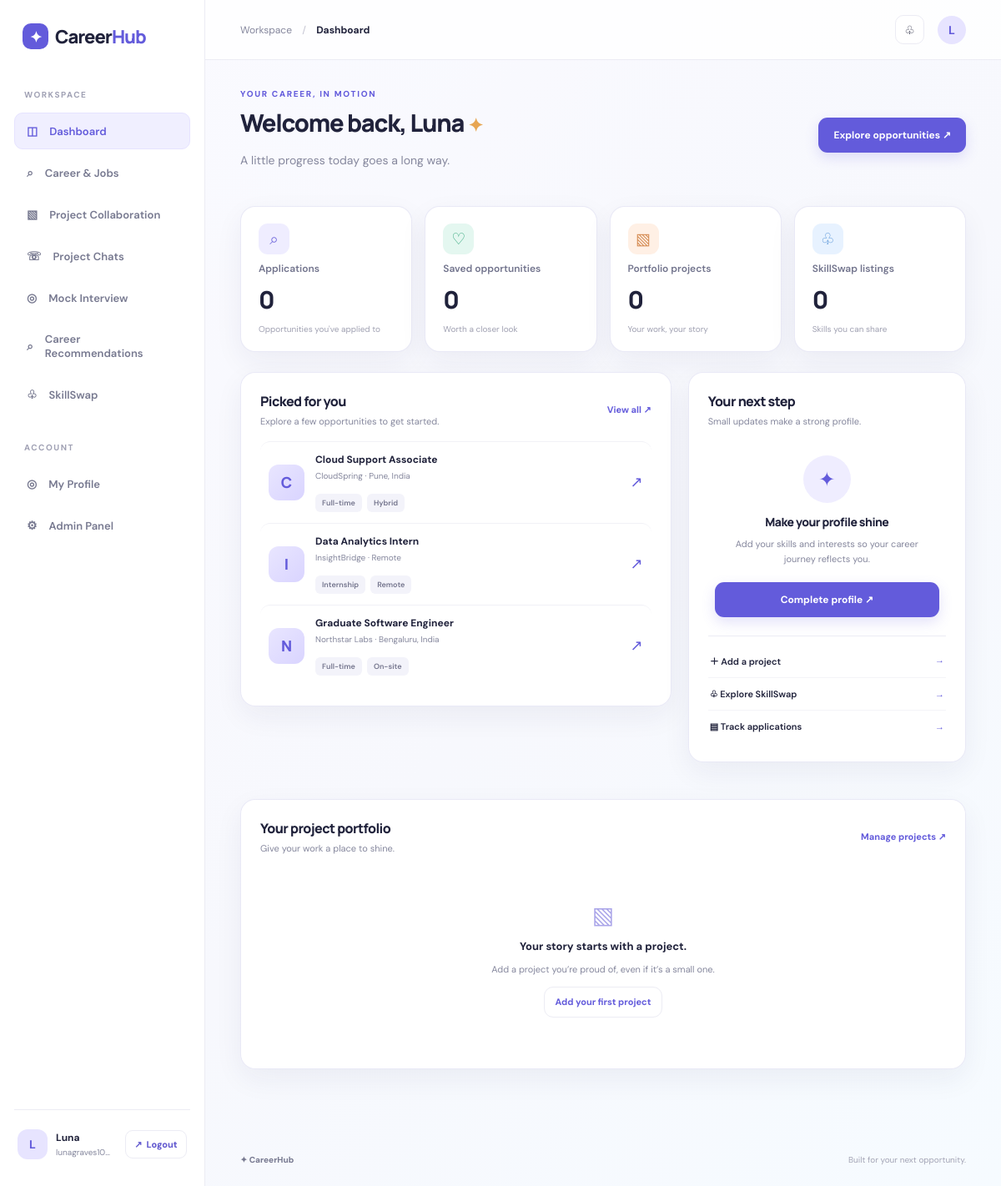
The app's page /dashboard (signed in) with its own data.
### tables this page shows
CREATE TABLE users (
      id INTEGER PRIMARY KEY AUTOINCREMENT, name TEXT NOT NULL, email TEXT UNIQUE NOT NULL,
      password TEXT NOT NULL, college TEXT DEFAULT '', degree TEXT DEFAULT 'B.Tech',
      branch TEXT DEFAULT 'Computer Science', skills TEXT DEFAULT '', interests TEXT DEFAULT '',
      is_admin INTEGER DEFAULT 0, created_at TEXT DEFAULT CURRENT_TIMESTAMP
    );

CREATE TABLE opportunities (
      id INTEGER PRIMARY KEY AUTOINCREMENT, title TEXT NOT NULL, company TEXT NOT NULL,
      kind TEXT NOT NULL, location TEXT DEFAULT 'India', mode TEXT DEFAULT 'Hybrid',
      skills TEXT DEFAULT '', description TEXT DEFAULT '', deadline TEXT DEFAULT '',
      apply_url TEXT DEFAULT '', source_type TEXT DEFAULT 'demo'
    );

### app.py (the view)
@app.route("/dashboard")
@login_required
def dashboard():
    uid=session["user_id"]; conn=db()
    stats = {
      "applications": conn.execute("SELECT COUNT(*) FROM applications WHERE user_id=?", (uid,)).fetchone()[0],
      "saved": conn.execute("SELECT COUNT(*) FROM saved WHERE user_id=?", (uid,)).fetchone()[0],
      "projects": conn.execute("SELECT COUNT(*) FROM projects WHERE user_id=?", (uid,)).fetchone()[0],
      "skills": conn.execute("SELECT COUNT(*) FROM skills WHERE user_id=?", (uid,)).fetchone()[0]}
    opportunities=conn.execute("SELECT * FROM opportunities ORDER BY id DESC LIMIT 3").fetchall()
    projects=conn.execute("SELECT * FROM projects WHERE user_id=? ORDER BY id DESC LIMIT 3",(uid,)).fetchall()
    return render_template("dashboard.html", stats=stats, opportunities=opportunities, projects=projects)

### app.py (called while the page is built)
def db():
    if "db" not in g:
        g.db = sqlite3.connect(DATABASE)
        g.db.row_factory = sqlite3.Row
        g.db.execute("PRAGMA foreign_keys = ON")
    return g.db

def login_required(fn):
    @wraps(fn)
    def wrapped(*args, **kwargs):
        user_id = session.get("user_id")
        if not user_id:
            flash("Please log in to continue.", "info")
            return redirect(url_for("login"))
        user = db().execute("SELECT id FROM users WHERE id=?", (user_id,)).fetchone()
        if user is None:
            session.clear()
            flash("Your session expired. Please log in again.", "info")
            return redirect(url_for("login"))
        return fn(*args, **kwargs)
    return wrapped

@app.context_processor
def shared():
    user = None
    if session.get("user_id"):
        user = db().execute("SELECT * FROM users WHERE id=?", (session["user_id"],)).fetchone()
        if user is None:
            session.clear()
    return {"current_user": user}

### templates/dashboard.html
{% extends "base.html" %}{% block title %}Dashboard — CareerHub{% endblock %}{% block crumb %}Dashboard{% endblock %}{% block content %}
<div class="page-wrap"><div class="welcome-row"><div><div class="eyebrow">YOUR CAREER, IN MOTION</div><h1>Welcome back, {{ current_user.name.split()[0] }} <span class="wave">✦</span></h1><p class="muted">A little progress today goes a long way.</p></div><a class="btn primary" href="{{ url_for('career') }}">Explore opportunities ↗</a></div>
<div class="stats-grid"><div class="stat-card"><div class="stat-icon lavender">⌕</div><span>Applications</span><strong>{{ stats.applications }}</strong><small>Opportunities you've applied to</small></div><div class="stat-card"><div class="stat-icon mint">♡</div><span>Saved opportunities</span><strong>{{ stats.saved }}</strong><small>Worth a closer look</small></div><div class="stat-card"><div class="stat-icon peach">▧</div><span>Portfolio projects</span><strong>{{ stats.projects }}</strong><small>Your work, your story</small></div><div class="stat-card"><div class="stat-icon blue">♧</div><span>SkillSwap listings</span><strong>{{ stats.skills }}</strong><small>Skills you can share</small></div></div>
<div class="content-grid"><section class="panel"><div class="panel-heading"><div><h2>Picked for you</h2><p>Explore a few opportunities to get started.</p></div><a href="{{ url_for('career') }}">View all ↗</a></div>{% for o in opportunities %}<a class="opportunity-row" href="{{ url_for('opportunity',oid=o.id) }}"><div class="company-logo">{{ o.company[:1] }}</div><div class="op-copy"><b>{{ o.title }}</b><small>{{ o.company }} · {{ o.location }}</small><div class="tags"><span>{{ o.kind }}</span><span>{{ o.mode }}</span></div></div><span class="row-arrow">↗</span></a>{% endfor %}</section>
<section class="panel profile-panel"><div class="panel-heading"><div><h2>Your next step</h2><p>Small updates make a strong profile.</p></div></div><div class="profile-progress"><div class="big-progress">✦</div><h3>Make your profile shine</h3><p>Add your skills and interests so your career journey reflects you.</p><a class="btn primary full" href="{{ url_for('profile') }}">Complete profile ↗</a></div><div class="quick-links"><a href="{{ url_for('projects') }}">＋ Add a project <span>→</span></a><a href="{{ url_for('skillswap') }}">♧ Explore SkillSwap <span>→</span></a><a href="{{ url_for('applications') }}">▤ Track applications <span>→</span></a></div></section></div>
<section class="panel project-panel"><div class="panel-heading"><div><h2>Your project portfolio</h2><p>Give your work a place to shine.</p></div><a href="{{ url_for('projects') }}">Manage projects ↗</a></div>{% if projects %}<div class="project-grid">{% for p in projects %}<div class="project-card"><div class="project-art">✧</div><h3>{{ p.title }}</h3><p>{{ p.description or 'A project in your growing portfolio.' }}</p><div class="tags">{% for t in p.tech.split(',')[:3] if t.strip() %}<span>{{ t.strip() }}</span>{% endfor %}</div></div>{% endfor %}</div>{% else %}<div class="empty-state"><div class="empty-icon">▧</div><b>Your story starts with a project.</b><p>Add a project you’re proud of, even if it’s a small one.</p><a href="{{ url_for('projects') }}" class="btn secondary small">Add your first project</a></div>{% endif %}</section></div>{% endblock %}

### templates/base.html (shortened to what this page needs)
<!doctype html>
<html lang="en"><head><meta charset="utf-8"><meta name="viewport" content="width=device-width, initial-scale=1">
<link rel="stylesheet" href="{{ url_for('static', filename='styles.css') }}"></head>
<body>
{% if current_user %}
<aside class="sidebar">
<a class="brand" href="{{ url_for('dashboard') }}"><span class="brand-icon">✦</span> Career<span>Hub</span></a>
<div class="side-label">WORKSPACE</div>
<a class="nav-link {% if request.endpoint=='dashboard' %}active{% endif %}" href="{{ url_for('dashboard') }}">◫ <span>Dashboard</span></a>
<a class="nav-link {% if request.endpoint in ['career','opportunity','applications'] %}active{% endif %}" href="{{ url_for('career') }}">⌕ <span>Career & Jobs</span></a>
<a class="nav-link {% if request.endpoint in ['projects','project_chats','project_chat'] %}active{% endif %}" href="{{ url_for('projects') }}">▧ <span>Project Collaboration</span></a>
<a class="nav-link {% if request.endpoint in ['project_chats','project_chat'] %}active{% endif %}" href="{{ url_for('project_chats') }}">☏ <span>Project Chats</span></a>
<a class="nav-link {% if request.endpoint=='interview' %}active{% endif %}" href="{{ url_for('interview') }}">◎ <span>Mock Interview</span></a>
<a class="nav-link {% if request.endpoint=='recommendations' %}active{% endif %}" href="{{ url_for('recommendations') }}">⌕ <span>Career Recommendations</span></a>
<a class="nav-link {% if request.endpoint in ['skillswap','requests_page'] %}active{% endif %}" href="{{ url_for('skillswap') }}">♧ <span>SkillSwap</span></a>
<div class="side-label second">ACCOUNT</div>
<a class="nav-link {% if request.endpoint=='profile' %}active{% endif %}" href="{{ url_for('profile') }}">◎ <span>My Profile</span></a>
<a class="nav-link {% if request.endpoint=='admin' %}active{% endif %}" href="{{ url_for('admin') }}">⚙ <span>Admin Panel</span></a>
<div class="sidebar-bottom"><a class="account-link" href="{{ url_for('profile') }}" title="Open My Account"><div class="avatar">{{ current_user.name[:1]|upper }}</div><div class="user-mini"><b>{{ current_user.name }}</b><small>{{ current_user.email }}</small></div></a><a class="logout" href="{{ url_for('logout') }}" title="Log out" aria-label="Log out">↗ <span>Logout</span></a></div>
</aside>
{% endif %}
<main class="{% if current_user %}main with-sidebar{% else %}main public{% endif %}">
{% if current_user %}<header class="topbar"><div class="breadcrumb">Workspace <span>/</span> <b>{% block crumb %}Overview{% endblock %}</b></div><div class="top-actions"><a class="icon-button" href="{{ url_for('applications') }}" title="Applications">♧</a><a class="top-avatar" href="{{ url_for('profile') }}" title="My Account" aria-label="Open My Account">{{ current_user.name[:1]|upper }}</a></div></header>{% endif %}
{% block content %}{% endblock %}
<footer class="footer"><span>✦ CareerHub</span><span>Built for your next opportunity.</span></footer>
</main>
</body></html>

### records on screen
users: name "L", name "Luna", email "lunagraves10…"
opportunities: company "C", title "Cloud Support Associate", company "CloudSpring", location "Pune, India", kind "Full-time", mode "Hybrid"
opportunities: company "I", title "Data Analytics Intern", company "InsightBridge", location "Remote", kind "Internship", mode "Remote"
opportunities: company "N", title "Graduate Software Engineer", company "Northstar Labs", location "Bengaluru, India", kind "Full-time", mode "On-site"

### other values on screen
{{ stats.applications }} "0"
{{ stats.saved }} "0"
{{ stats.projects }} "0"
{{ stats.skills }} "0"
